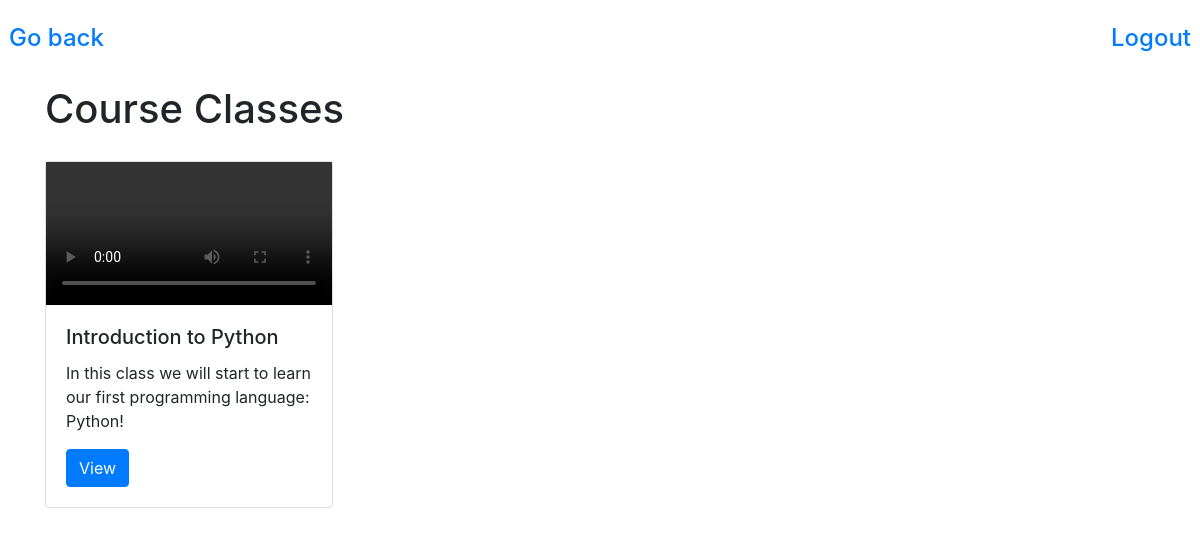
The app's page /course_detail/2 (signed in) with its own data.
### courses/models.py (models this page shows, shortened)
class Classes(models.Model):
    name = models.CharField(max_length=100)
    description = models.TextField()
    classes = models.FileField(upload_to="classes")
    course = models.ForeignKey(Courses, on_delete=models.DO_NOTHING)

### courses/views.py (the view)
# urls.py: path("course_detail/<int:id>", views.course_detail, name="course_detail"),
@login_required(login_url='login')
def course_detail(request, id):
    id_course = Courses.objects.get(id=id)
    classes = Classes.objects.filter(course=id_course)
    return render(request, "courses/course_detail.html", {"classes": classes})

### courses/templates/courses/course_detail.html (shortened to what this page needs)
<!DOCTYPE html>
<html lang="en">
  <head>
    <link
      rel="stylesheet"
      href="https://cdn.jsdelivr.net/npm/bootstrap@4.6.0/dist/css/bootstrap.min.css"
    />
    <div class="row gy-4 pt-4">
      <h4 class="col-lg-6 text-left pl-4">
        <a href="{% url 'courses' %}">Go back</a>
      </h4>
      <h4 class="col-lg-6 text-right pr-4">
        <a href="{% url 'logout' %}">Logout</a>
      </h4>
    </div>
  </head>
  <body>
    <div class="container">
      <br />
      <h1>Course Classes</h1>
      <div class="row">
        {% for i in classes %}
        <div style="margin-top: 20px" class="col-md">
          <div class="card" style="width: 18rem">
            <video controls>
              <source src="{{i.classes.url}}" type="video/mp4" />
            </video>
            <div class="card-body">
              <h5 class="card-title">{{i.name}}</h5>
              <p class="card-text">{{i.description}}</p>
              <a href="{% url 'class' i.id %}" class="btn btn-primary">View</a>
            </div>
          </div>
        </div>
        {% endfor %}
      </div>
    </div>
  </body>
</html>

### records on screen
Classes: name "Introduction to Python", description "In this class we will start to learn our first programming language: Python!"
